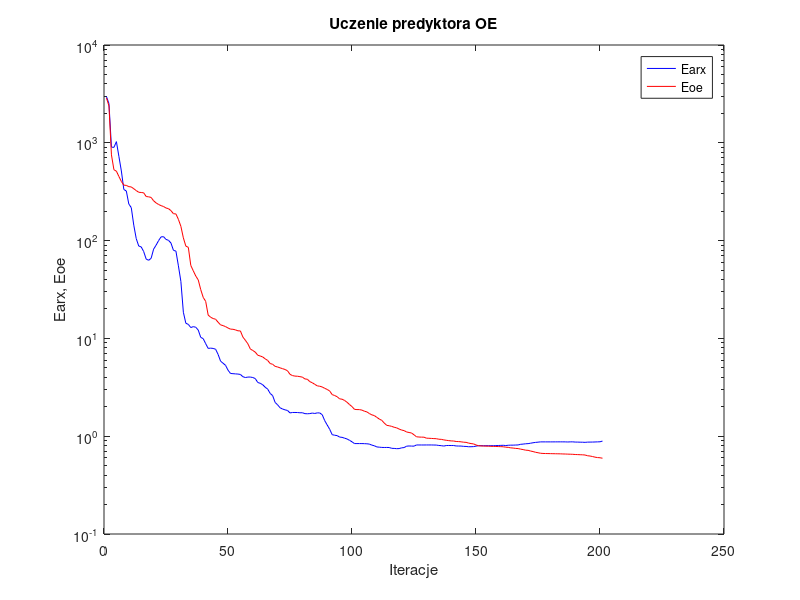
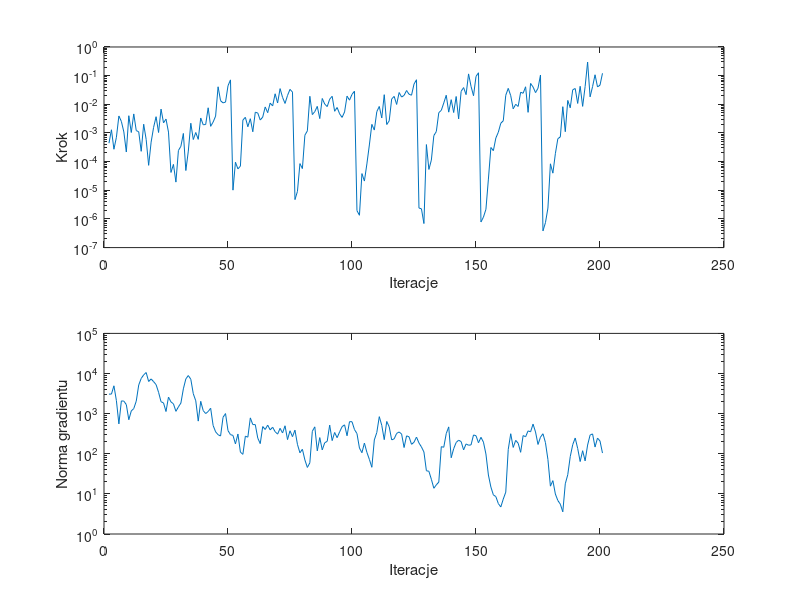

MATLAB code to generate these figures, in order:
%uczenie predyktora oe
clear all;
n=0; farx(n+1)=2.969263e+003; foe(n+1)=2.872298e+003; wspucz(n+1)=0.000000e+000; ng(n+1)=0.000000e+000;
%odnowa zmiennej metryki
n=1; farx(n+1)=2.514804e+003; foe(n+1)=2.378611e+003; krok(n+1)=4.395065e-004; ng(n+1)=3.067353e+003;
n=2; farx(n+1)=9.032771e+002; foe(n+1)=7.528808e+002; krok(n+1)=1.291963e-003; ng(n+1)=3.069558e+003;
n=3; farx(n+1)=8.975921e+002; foe(n+1)=5.303477e+002; krok(n+1)=2.702675e-004; ng(n+1)=4.940670e+003;
n=4; farx(n+1)=1.027895e+003; foe(n+1)=5.127823e+002; krok(n+1)=7.059341e-004; ng(n+1)=2.110103e+003;
n=5; farx(n+1)=7.270695e+002; foe(n+1)=4.527947e+002; krok(n+1)=3.917519e-003; ng(n+1)=5.551852e+002;
n=6; farx(n+1)=5.148306e+002; foe(n+1)=4.025168e+002; krok(n+1)=2.530264e-003; ng(n+1)=2.075399e+003;
n=7; farx(n+1)=3.330309e+002; foe(n+1)=3.691729e+002; krok(n+1)=1.088038e-003; ng(n+1)=2.051767e+003;
n=8; farx(n+1)=3.215402e+002; foe(n+1)=3.668039e+002; krok(n+1)=2.162775e-004; ng(n+1)=1.678553e+003;
n=9; farx(n+1)=2.368620e+002; foe(n+1)=3.562273e+002; krok(n+1)=3.995494e-003; ng(n+1)=7.051484e+002;
n=10; farx(n+1)=2.172355e+002; foe(n+1)=3.537886e+002; krok(n+1)=1.037622e-003; ng(n+1)=1.168232e+003;
n=11; farx(n+1)=1.439500e+002; foe(n+1)=3.391133e+002; krok(n+1)=4.615931e-003; ng(n+1)=1.337033e+003;
n=12; farx(n+1)=1.047719e+002; foe(n+1)=3.247024e+002; krok(n+1)=1.212998e-003; ng(n+1)=2.044634e+003;
n=13; farx(n+1)=8.801411e+001; foe(n+1)=3.120691e+002; krok(n+1)=1.100811e-003; ng(n+1)=5.170963e+003;
n=14; farx(n+1)=8.623422e+001; foe(n+1)=3.103965e+002; krok(n+1)=2.288097e-004; ng(n+1)=7.538184e+003;
n=15; farx(n+1)=7.722794e+001; foe(n+1)=3.081802e+002; krok(n+1)=2.018307e-003; ng(n+1)=9.241425e+003;
n=16; farx(n+1)=6.477615e+001; foe(n+1)=2.823571e+002; krok(n+1)=5.945797e-004; ng(n+1)=1.058132e+004;
n=17; farx(n+1)=6.291480e+001; foe(n+1)=2.802763e+002; krok(n+1)=7.418244e-005; ng(n+1)=6.324090e+003;
n=18; farx(n+1)=6.588370e+001; foe(n+1)=2.763766e+002; krok(n+1)=4.788092e-004; ng(n+1)=7.332053e+003;
n=19; farx(n+1)=8.174955e+001; foe(n+1)=2.551809e+002; krok(n+1)=1.567808e-003; ng(n+1)=6.267650e+003;
n=20; farx(n+1)=8.977634e+001; foe(n+1)=2.430360e+002; krok(n+1)=3.692938e-003; ng(n+1)=5.288374e+003;
n=21; farx(n+1)=9.989714e+001; foe(n+1)=2.340740e+002; krok(n+1)=1.037622e-003; ng(n+1)=3.405563e+003;
n=22; farx(n+1)=1.090898e+002; foe(n+1)=2.277783e+002; krok(n+1)=6.800237e-003; ng(n+1)=1.979113e+003;
n=23; farx(n+1)=1.097299e+002; foe(n+1)=2.232330e+002; krok(n+1)=2.254077e-003; ng(n+1)=1.851216e+003;
n=24; farx(n+1)=1.028373e+002; foe(n+1)=2.154696e+002; krok(n+1)=3.049962e-003; ng(n+1)=1.129834e+003;
n=25; farx(n+1)=1.006928e+002; foe(n+1)=2.121469e+002; krok(n+1)=1.072587e-003; ng(n+1)=2.580885e+003;
%odnowa zmiennej metryki
n=26; farx(n+1)=9.443502e+001; foe(n+1)=2.025205e+002; krok(n+1)=4.184295e-005; ng(n+1)=1.961035e+003;
n=27; farx(n+1)=7.957004e+001; foe(n+1)=1.883481e+002; krok(n+1)=7.999634e-005; ng(n+1)=1.754967e+003;
n=28; farx(n+1)=7.806510e+001; foe(n+1)=1.873302e+002; krok(n+1)=1.928098e-005; ng(n+1)=1.141207e+003;
n=29; farx(n+1)=5.523272e+001; foe(n+1)=1.648622e+002; krok(n+1)=2.439194e-004; ng(n+1)=1.475422e+003;
n=30; farx(n+1)=3.820636e+001; foe(n+1)=1.399700e+002; krok(n+1)=3.423805e-004; ng(n+1)=1.829546e+003;
n=31; farx(n+1)=1.850889e+001; foe(n+1)=1.066508e+002; krok(n+1)=9.615395e-004; ng(n+1)=4.149909e+003;
n=32; farx(n+1)=1.428707e+001; foe(n+1)=8.782361e+001; krok(n+1)=4.886973e-005; ng(n+1)=7.341564e+003;
n=33; farx(n+1)=1.391426e+001; foe(n+1)=8.536537e+001; krok(n+1)=2.338071e-004; ng(n+1)=8.898598e+003;
n=34; farx(n+1)=1.290395e+001; foe(n+1)=5.571086e+001; krok(n+1)=2.186130e-003; ng(n+1)=7.203389e+003;
n=35; farx(n+1)=1.319824e+001; foe(n+1)=4.910586e+001; krok(n+1)=5.897838e-004; ng(n+1)=3.136606e+003;
n=36; farx(n+1)=1.299723e+001; foe(n+1)=4.344178e+001; krok(n+1)=1.038427e-003; ng(n+1)=2.089842e+003;
n=37; farx(n+1)=1.216901e+001; foe(n+1)=3.963042e+001; krok(n+1)=5.978034e-004; ng(n+1)=6.510207e+002;
n=38; farx(n+1)=1.025659e+001; foe(n+1)=3.155692e+001; krok(n+1)=3.334617e-003; ng(n+1)=2.027497e+003;
n=39; farx(n+1)=9.936954e+000; foe(n+1)=2.628146e+001; krok(n+1)=1.934289e-003; ng(n+1)=1.190829e+003;
n=40; farx(n+1)=8.830609e+000; foe(n+1)=2.391778e+001; krok(n+1)=1.970836e-003; ng(n+1)=1.005291e+003;
n=41; farx(n+1)=7.902826e+000; foe(n+1)=1.733255e+001; krok(n+1)=7.558357e-003; ng(n+1)=1.128120e+003;
n=42; farx(n+1)=7.953374e+000; foe(n+1)=1.645655e+001; krok(n+1)=1.704444e-003; ng(n+1)=1.364106e+003;
n=43; farx(n+1)=7.897623e+000; foe(n+1)=1.596774e+001; krok(n+1)=2.397584e-003; ng(n+1)=5.074817e+002;
n=44; farx(n+1)=7.749345e+000; foe(n+1)=1.570493e+001; krok(n+1)=3.868579e-003; ng(n+1)=3.524482e+002;
n=45; farx(n+1)=6.863193e+000; foe(n+1)=1.463082e+001; krok(n+1)=4.086147e-002; ng(n+1)=2.988230e+002;
n=46; farx(n+1)=5.857405e+000; foe(n+1)=1.375429e+001; krok(n+1)=1.333847e-002; ng(n+1)=2.767358e+002;
n=47; farx(n+1)=5.573213e+000; foe(n+1)=1.351342e+001; krok(n+1)=1.121665e-002; ng(n+1)=8.116367e+002;
n=48; farx(n+1)=5.309093e+000; foe(n+1)=1.320817e+001; krok(n+1)=1.193441e-002; ng(n+1)=1.003346e+003;
n=49; farx(n+1)=4.736520e+000; foe(n+1)=1.277716e+001; krok(n+1)=4.438543e-002; ng(n+1)=3.774260e+002;
n=50; farx(n+1)=4.381270e+000; foe(n+1)=1.244091e+001; krok(n+1)=7.113068e-002; ng(n+1)=2.992151e+002;
%odnowa zmiennej metryki
n=51; farx(n+1)=4.358418e+000; foe(n+1)=1.239861e+001; krok(n+1)=1.010485e-005; ng(n+1)=2.868871e+002;
n=52; farx(n+1)=4.337872e+000; foe(n+1)=1.222337e+001; krok(n+1)=9.532169e-005; ng(n+1)=1.762693e+002;
n=53; farx(n+1)=4.319222e+000; foe(n+1)=1.195730e+001; krok(n+1)=5.582033e-005; ng(n+1)=3.103547e+002;
n=54; farx(n+1)=4.280772e+000; foe(n+1)=1.192084e+001; krok(n+1)=6.937565e-005; ng(n+1)=1.097944e+002;
n=55; farx(n+1)=4.058003e+000; foe(n+1)=1.032536e+001; krok(n+1)=2.818159e-003; ng(n+1)=9.667136e+001;
n=56; farx(n+1)=3.980746e+000; foe(n+1)=9.568481e+000; krok(n+1)=3.514634e-003; ng(n+1)=2.747230e+002;
n=57; farx(n+1)=4.023205e+000; foe(n+1)=8.817279e+000; krok(n+1)=1.645803e-003; ng(n+1)=2.590290e+002;
n=58; farx(n+1)=4.025912e+000; foe(n+1)=7.802118e+000; krok(n+1)=3.141811e-003; ng(n+1)=7.836779e+002;
n=59; farx(n+1)=3.981006e+000; foe(n+1)=7.520503e+000; krok(n+1)=1.100811e-003; ng(n+1)=5.336084e+002;
n=60; farx(n+1)=3.884813e+000; foe(n+1)=7.237978e+000; krok(n+1)=5.296999e-003; ng(n+1)=5.329929e+002;
n=61; farx(n+1)=3.541954e+000; foe(n+1)=6.730003e+000; krok(n+1)=4.969883e-003; ng(n+1)=2.456491e+002;
n=62; farx(n+1)=3.474561e+000; foe(n+1)=6.609233e+000; krok(n+1)=2.827499e-003; ng(n+1)=1.790959e+002;
n=63; farx(n+1)=3.359366e+000; foe(n+1)=6.459480e+000; krok(n+1)=3.584297e-003; ng(n+1)=4.762995e+002;
n=64; farx(n+1)=3.165045e+000; foe(n+1)=6.181930e+000; krok(n+1)=8.085176e-003; ng(n+1)=4.027064e+002;
n=65; farx(n+1)=3.030668e+000; foe(n+1)=5.951672e+000; krok(n+1)=5.095665e-003; ng(n+1)=5.171752e+002;
n=66; farx(n+1)=2.737937e+000; foe(n+1)=5.534788e+000; krok(n+1)=1.097075e-002; ng(n+1)=3.938237e+002;
n=67; farx(n+1)=2.600630e+000; foe(n+1)=5.437701e+000; krok(n+1)=8.799720e-003; ng(n+1)=4.585956e+002;
n=68; farx(n+1)=2.214429e+000; foe(n+1)=5.178025e+000; krok(n+1)=2.327615e-002; ng(n+1)=3.546181e+002;
n=69; farx(n+1)=2.093297e+000; foe(n+1)=5.102872e+000; krok(n+1)=1.111520e-002; ng(n+1)=3.085748e+002;
n=70; farx(n+1)=1.953331e+000; foe(n+1)=4.998215e+000; krok(n+1)=3.526755e-002; ng(n+1)=4.305084e+002;
n=71; farx(n+1)=1.896564e+000; foe(n+1)=4.903124e+000; krok(n+1)=1.740861e-002; ng(n+1)=3.296600e+002;
n=72; farx(n+1)=1.859940e+000; foe(n+1)=4.811370e+000; krok(n+1)=1.071180e-002; ng(n+1)=4.982102e+002;
n=73; farx(n+1)=1.833224e+000; foe(n+1)=4.664699e+000; krok(n+1)=2.038266e-002; ng(n+1)=2.253588e+002;
n=74; farx(n+1)=1.729828e+000; foe(n+1)=4.291052e+000; krok(n+1)=3.323730e-002; ng(n+1)=3.741843e+002;
n=75; farx(n+1)=1.748003e+000; foe(n+1)=4.168019e+000; krok(n+1)=2.667694e-002; ng(n+1)=2.665159e+002;
%odnowa zmiennej metryki
n=76; farx(n+1)=1.748148e+000; foe(n+1)=4.115693e+000; krok(n+1)=4.725500e-006; ng(n+1)=3.877867e+002;
n=77; farx(n+1)=1.746357e+000; foe(n+1)=4.103879e+000; krok(n+1)=9.137433e-006; ng(n+1)=1.717157e+002;
n=78; farx(n+1)=1.736091e+000; foe(n+1)=4.063561e+000; krok(n+1)=8.528034e-005; ng(n+1)=1.056961e+002;
n=79; farx(n+1)=1.738112e+000; foe(n+1)=4.017758e+000; krok(n+1)=5.720244e-005; ng(n+1)=1.292703e+002;
n=80; farx(n+1)=1.701017e+000; foe(n+1)=3.851148e+000; krok(n+1)=8.351411e-004; ng(n+1)=7.025479e+001;
n=81; farx(n+1)=1.695817e+000; foe(n+1)=3.822206e+000; krok(n+1)=1.184603e-003; ng(n+1)=4.558721e+001;
n=82; farx(n+1)=1.702690e+000; foe(n+1)=3.612358e+000; krok(n+1)=1.906683e-002; ng(n+1)=5.952260e+001;
n=83; farx(n+1)=1.724157e+000; foe(n+1)=3.518198e+000; krok(n+1)=4.372259e-003; ng(n+1)=3.640233e+002;
n=84; farx(n+1)=1.707799e+000; foe(n+1)=3.390966e+000; krok(n+1)=5.557598e-003; ng(n+1)=4.681147e+002;
n=85; farx(n+1)=1.731792e+000; foe(n+1)=3.270588e+000; krok(n+1)=8.468065e-003; ng(n+1)=1.180706e+002;
n=86; farx(n+1)=1.729303e+000; foe(n+1)=3.242081e+000; krok(n+1)=3.174920e-003; ng(n+1)=2.529138e+002;
n=87; farx(n+1)=1.657052e+000; foe(n+1)=3.187406e+000; krok(n+1)=1.596002e-002; ng(n+1)=1.248199e+002;
n=88; farx(n+1)=1.441617e+000; foe(n+1)=3.086617e+000; krok(n+1)=1.019133e-002; ng(n+1)=1.878740e+002;
n=89; farx(n+1)=1.302632e+000; foe(n+1)=3.007181e+000; krok(n+1)=8.324349e-003; ng(n+1)=2.041434e+002;
n=90; farx(n+1)=1.177118e+000; foe(n+1)=2.897774e+000; krok(n+1)=1.511671e-002; ng(n+1)=5.179354e+002;
n=91; farx(n+1)=1.037383e+000; foe(n+1)=2.664341e+000; krok(n+1)=1.901096e-002; ng(n+1)=2.128119e+002;
n=92; farx(n+1)=1.022972e+000; foe(n+1)=2.606311e+000; krok(n+1)=5.711090e-003; ng(n+1)=3.391312e+002;
n=93; farx(n+1)=1.014307e+000; foe(n+1)=2.534126e+000; krok(n+1)=7.737158e-003; ng(n+1)=2.516562e+002;
n=94; farx(n+1)=9.798889e-001; foe(n+1)=2.411182e+000; krok(n+1)=4.664313e-003; ng(n+1)=3.500670e+002;
n=95; farx(n+1)=9.732926e-001; foe(n+1)=2.388990e+000; krok(n+1)=3.485603e-003; ng(n+1)=4.736841e+002;
n=96; farx(n+1)=9.545261e-001; foe(n+1)=2.320849e+000; krok(n+1)=5.400718e-003; ng(n+1)=5.257090e+002;
n=97; farx(n+1)=9.369817e-001; foe(n+1)=2.222635e+000; krok(n+1)=1.932256e-002; ng(n+1)=2.807805e+002;
n=98; farx(n+1)=9.076721e-001; foe(n+1)=2.106609e+000; krok(n+1)=1.394089e-002; ng(n+1)=6.305736e+002;
n=99; farx(n+1)=8.762298e-001; foe(n+1)=2.007895e+000; krok(n+1)=2.219272e-002; ng(n+1)=6.285295e+002;
n=100; farx(n+1)=8.406479e-001; foe(n+1)=1.881687e+000; krok(n+1)=2.868906e-002; ng(n+1)=4.006717e+002;
%odnowa zmiennej metryki
n=101; farx(n+1)=8.406064e-001; foe(n+1)=1.871598e+000; krok(n+1)=1.948696e-006; ng(n+1)=3.188111e+002;
n=102; farx(n+1)=8.406206e-001; foe(n+1)=1.870434e+000; krok(n+1)=1.341315e-006; ng(n+1)=1.389718e+002;
n=103; farx(n+1)=8.405356e-001; foe(n+1)=1.848241e+000; krok(n+1)=3.823314e-005; ng(n+1)=1.061038e+002;
n=104; farx(n+1)=8.389221e-001; foe(n+1)=1.801837e+000; krok(n+1)=2.097007e-005; ng(n+1)=1.847136e+002;
n=105; farx(n+1)=8.363972e-001; foe(n+1)=1.771805e+000; krok(n+1)=8.309647e-005; ng(n+1)=1.085350e+002;
n=106; farx(n+1)=8.305656e-001; foe(n+1)=1.705371e+000; krok(n+1)=3.812452e-004; ng(n+1)=7.242625e+001;
n=107; farx(n+1)=8.106277e-001; foe(n+1)=1.653011e+000; krok(n+1)=1.995464e-003; ng(n+1)=4.601521e+001;
n=108; farx(n+1)=7.987174e-001; foe(n+1)=1.624986e+000; krok(n+1)=1.260746e-003; ng(n+1)=2.212393e+002;
n=109; farx(n+1)=7.769193e-001; foe(n+1)=1.558800e+000; krok(n+1)=5.548179e-003; ng(n+1)=3.390165e+002;
n=110; farx(n+1)=7.725311e-001; foe(n+1)=1.498274e+000; krok(n+1)=8.403478e-003; ng(n+1)=8.408467e+002;
n=111; farx(n+1)=7.679836e-001; foe(n+1)=1.451967e+000; krok(n+1)=3.334367e-003; ng(n+1)=5.115781e+002;
n=112; farx(n+1)=7.668394e-001; foe(n+1)=1.363949e+000; krok(n+1)=2.165649e-002; ng(n+1)=2.246169e+002;
n=113; farx(n+1)=7.674060e-001; foe(n+1)=1.291182e+000; krok(n+1)=1.970836e-003; ng(n+1)=6.383333e+002;
n=114; farx(n+1)=7.663530e-001; foe(n+1)=1.279406e+000; krok(n+1)=2.647552e-003; ng(n+1)=4.707178e+002;
n=115; farx(n+1)=7.518561e-001; foe(n+1)=1.260694e+000; krok(n+1)=1.536047e-002; ng(n+1)=2.217696e+002;
n=116; farx(n+1)=7.500478e-001; foe(n+1)=1.234464e+000; krok(n+1)=1.887840e-002; ng(n+1)=2.354374e+002;
n=117; farx(n+1)=7.456261e-001; foe(n+1)=1.217122e+000; krok(n+1)=9.876893e-003; ng(n+1)=3.215764e+002;
n=118; farx(n+1)=7.471618e-001; foe(n+1)=1.183800e+000; krok(n+1)=2.578794e-002; ng(n+1)=3.488862e+002;
n=119; farx(n+1)=7.604029e-001; foe(n+1)=1.156183e+000; krok(n+1)=1.793370e-002; ng(n+1)=3.101726e+002;
n=120; farx(n+1)=7.648433e-001; foe(n+1)=1.140636e+000; krok(n+1)=2.047906e-002; ng(n+1)=1.429950e+002;
n=121; farx(n+1)=7.903921e-001; foe(n+1)=1.105064e+000; krok(n+1)=3.026697e-002; ng(n+1)=2.792854e+002;
n=122; farx(n+1)=7.947383e-001; foe(n+1)=1.091196e+000; krok(n+1)=2.243330e-002; ng(n+1)=2.647111e+002;
n=123; farx(n+1)=7.925333e-001; foe(n+1)=1.078156e+000; krok(n+1)=2.074719e-002; ng(n+1)=1.720231e+002;
n=124; farx(n+1)=7.912498e-001; foe(n+1)=1.034121e+000; krok(n+1)=5.059367e-002; ng(n+1)=1.933078e+002;
n=125; farx(n+1)=8.135586e-001; foe(n+1)=9.865658e-001; krok(n+1)=7.197563e-002; ng(n+1)=2.605782e+002;
%odnowa zmiennej metryki
n=126; farx(n+1)=8.133508e-001; foe(n+1)=9.806376e-001; krok(n+1)=2.400596e-006; ng(n+1)=1.856431e+002;
n=127; farx(n+1)=8.131877e-001; foe(n+1)=9.781288e-001; krok(n+1)=2.257831e-006; ng(n+1)=1.480681e+002;
n=128; farx(n+1)=8.131430e-001; foe(n+1)=9.776185e-001; krok(n+1)=6.901778e-007; ng(n+1)=1.107771e+002;
n=129; farx(n+1)=8.136718e-001; foe(n+1)=9.548460e-001; krok(n+1)=3.933588e-004; ng(n+1)=3.767906e+001;
n=130; farx(n+1)=8.137135e-001; foe(n+1)=9.524951e-001; krok(n+1)=5.337612e-005; ng(n+1)=3.660936e+001;
n=131; farx(n+1)=8.136370e-001; foe(n+1)=9.490676e-001; krok(n+1)=1.133097e-004; ng(n+1)=2.313178e+001;
n=132; farx(n+1)=8.124211e-001; foe(n+1)=9.454239e-001; krok(n+1)=8.100612e-004; ng(n+1)=1.380010e+001;
n=133; farx(n+1)=8.115435e-001; foe(n+1)=9.430573e-001; krok(n+1)=1.120856e-003; ng(n+1)=1.677977e+001;
n=134; farx(n+1)=8.041912e-001; foe(n+1)=9.311907e-001; krok(n+1)=5.128285e-003; ng(n+1)=1.971459e+001;
n=135; farx(n+1)=8.003642e-001; foe(n+1)=9.285916e-001; krok(n+1)=6.130766e-003; ng(n+1)=1.502470e+002;
n=136; farx(n+1)=7.928738e-001; foe(n+1)=9.171201e-001; krok(n+1)=1.111520e-002; ng(n+1)=1.452630e+002;
n=137; farx(n+1)=8.027532e-001; foe(n+1)=9.084291e-001; krok(n+1)=2.069003e-002; ng(n+1)=3.186405e+002;
n=138; farx(n+1)=8.038165e-001; foe(n+1)=9.013923e-001; krok(n+1)=5.320104e-003; ng(n+1)=4.670746e+002;
n=139; farx(n+1)=8.030082e-001; foe(n+1)=8.952677e-001; krok(n+1)=1.450364e-002; ng(n+1)=7.955778e+001;
n=140; farx(n+1)=8.029272e-001; foe(n+1)=8.929128e-001; krok(n+1)=5.162776e-003; ng(n+1)=1.338800e+002;
n=141; farx(n+1)=7.948089e-001; foe(n+1)=8.828990e-001; krok(n+1)=1.871779e-002; ng(n+1)=1.910537e+002;
n=142; farx(n+1)=7.933150e-001; foe(n+1)=8.810082e-001; krok(n+1)=3.096185e-003; ng(n+1)=2.179046e+002;
n=143; farx(n+1)=7.930396e-001; foe(n+1)=8.761679e-001; krok(n+1)=2.835564e-002; ng(n+1)=2.011639e+002;
n=144; farx(n+1)=7.874620e-001; foe(n+1)=8.681589e-001; krok(n+1)=3.833684e-002; ng(n+1)=1.248871e+002;
n=145; farx(n+1)=7.858868e-001; foe(n+1)=8.652027e-001; krok(n+1)=2.173419e-002; ng(n+1)=1.755156e+002;
n=146; farx(n+1)=7.801078e-001; foe(n+1)=8.504205e-001; krok(n+1)=1.150668e-001; ng(n+1)=1.631396e+002;
n=147; farx(n+1)=7.806292e-001; foe(n+1)=8.408730e-001; krok(n+1)=4.226038e-002; ng(n+1)=1.664101e+002;
n=148; farx(n+1)=7.827328e-001; foe(n+1)=8.341013e-001; krok(n+1)=1.989989e-002; ng(n+1)=2.942665e+002;
n=149; farx(n+1)=7.915592e-001; foe(n+1)=8.138230e-001; krok(n+1)=9.363811e-002; ng(n+1)=2.811354e+002;
n=150; farx(n+1)=7.993779e-001; foe(n+1)=7.986215e-001; krok(n+1)=1.259999e-001; ng(n+1)=1.878024e+002;
%odnowa zmiennej metryki
n=151; farx(n+1)=7.994031e-001; foe(n+1)=7.956150e-001; krok(n+1)=7.830070e-007; ng(n+1)=2.571154e+002;
n=152; farx(n+1)=7.994826e-001; foe(n+1)=7.931634e-001; krok(n+1)=1.159101e-006; ng(n+1)=1.948915e+002;
n=153; farx(n+1)=7.995885e-001; foe(n+1)=7.916283e-001; krok(n+1)=2.167989e-006; ng(n+1)=9.871553e+001;
n=154; farx(n+1)=7.995815e-001; foe(n+1)=7.907419e-001; krok(n+1)=2.458493e-005; ng(n+1)=2.949752e+001;
n=155; farx(n+1)=7.999495e-001; foe(n+1)=7.880837e-001; krok(n+1)=3.109358e-004; ng(n+1)=1.481677e+001;
n=156; farx(n+1)=8.003053e-001; foe(n+1)=7.870673e-001; krok(n+1)=2.410356e-004; ng(n+1)=9.444648e+000;
n=157; farx(n+1)=8.019483e-001; foe(n+1)=7.852044e-001; krok(n+1)=6.650130e-004; ng(n+1)=8.565547e+000;
n=158; farx(n+1)=8.034280e-001; foe(n+1)=7.838124e-001; krok(n+1)=1.059163e-003; ng(n+1)=5.731797e+000;
n=159; farx(n+1)=8.056697e-001; foe(n+1)=7.819225e-001; krok(n+1)=2.186130e-003; ng(n+1)=4.722831e+000;
n=160; farx(n+1)=8.074065e-001; foe(n+1)=7.796899e-001; krok(n+1)=2.660052e-003; ng(n+1)=7.434015e+000;
n=161; farx(n+1)=8.025921e-001; foe(n+1)=7.722985e-001; krok(n+1)=2.067140e-002; ng(n+1)=1.105278e+001;
n=162; farx(n+1)=8.081801e-001; foe(n+1)=7.687163e-001; krok(n+1)=3.598781e-002; ng(n+1)=1.283244e+002;
n=163; farx(n+1)=8.101109e-001; foe(n+1)=7.602223e-001; krok(n+1)=2.000182e-002; ng(n+1)=3.155978e+002;
n=164; farx(n+1)=8.101698e-001; foe(n+1)=7.564086e-001; krok(n+1)=6.947618e-003; ng(n+1)=1.437734e+002;
n=165; farx(n+1)=8.125039e-001; foe(n+1)=7.501900e-001; krok(n+1)=1.000726e-002; ng(n+1)=2.156040e+002;
n=166; farx(n+1)=8.140050e-001; foe(n+1)=7.474590e-001; krok(n+1)=8.424126e-003; ng(n+1)=1.832412e+002;
n=167; farx(n+1)=8.263457e-001; foe(n+1)=7.372007e-001; krok(n+1)=2.643052e-002; ng(n+1)=1.086911e+002;
n=168; farx(n+1)=8.304231e-001; foe(n+1)=7.300663e-001; krok(n+1)=2.426108e-002; ng(n+1)=2.842654e+002;
n=169; farx(n+1)=8.367566e-001; foe(n+1)=7.197935e-001; krok(n+1)=4.086147e-002; ng(n+1)=2.652499e+002;
n=170; farx(n+1)=8.396214e-001; foe(n+1)=7.169208e-001; krok(n+1)=5.242823e-003; ng(n+1)=3.721426e+002;
n=171; farx(n+1)=8.477922e-001; foe(n+1)=7.051796e-001; krok(n+1)=5.344961e-002; ng(n+1)=3.518111e+002;
n=172; farx(n+1)=8.571195e-001; foe(n+1)=6.967450e-001; krok(n+1)=4.034388e-002; ng(n+1)=5.482796e+002;
n=173; farx(n+1)=8.642810e-001; foe(n+1)=6.849737e-001; krok(n+1)=2.559636e-002; ng(n+1)=3.493424e+002;
n=174; farx(n+1)=8.691186e-001; foe(n+1)=6.777539e-001; krok(n+1)=3.627640e-002; ng(n+1)=1.704659e+002;
n=175; farx(n+1)=8.749212e-001; foe(n+1)=6.693927e-001; krok(n+1)=1.053314e-001; ng(n+1)=2.591588e+002;
%odnowa zmiennej metryki
n=176; farx(n+1)=8.748985e-001; foe(n+1)=6.664439e-001; krok(n+1)=3.822754e-007; ng(n+1)=3.154223e+002;
n=177; farx(n+1)=8.748771e-001; foe(n+1)=6.650477e-001; krok(n+1)=7.401445e-007; ng(n+1)=1.899820e+002;
n=178; farx(n+1)=8.748280e-001; foe(n+1)=6.643976e-001; krok(n+1)=2.396723e-006; ng(n+1)=7.189710e+001;
n=179; farx(n+1)=8.748427e-001; foe(n+1)=6.634175e-001; krok(n+1)=8.388029e-005; ng(n+1)=1.557212e+001;
n=180; farx(n+1)=8.748806e-001; foe(n+1)=6.625249e-001; krok(n+1)=3.955346e-005; ng(n+1)=2.140323e+001;
n=181; farx(n+1)=8.751292e-001; foe(n+1)=6.617378e-001; krok(n+1)=1.889980e-004; ng(n+1)=9.928503e+000;
n=182; farx(n+1)=8.753773e-001; foe(n+1)=6.609209e-001; krok(n+1)=6.298318e-004; ng(n+1)=6.833748e+000;
n=183; farx(n+1)=8.755234e-001; foe(n+1)=6.603042e-001; krok(n+1)=7.286945e-004; ng(n+1)=5.539427e+000;
n=184; farx(n+1)=8.753699e-001; foe(n+1)=6.583854e-001; krok(n+1)=8.252113e-003; ng(n+1)=3.572151e+000;
n=185; farx(n+1)=8.749873e-001; foe(n+1)=6.574537e-001; krok(n+1)=1.106947e-003; ng(n+1)=1.785472e+001;
n=186; farx(n+1)=8.726738e-001; foe(n+1)=6.557261e-001; krok(n+1)=1.366429e-002; ng(n+1)=3.009275e+001;
n=187; farx(n+1)=8.752469e-001; foe(n+1)=6.544924e-001; krok(n+1)=7.558357e-003; ng(n+1)=8.484469e+001;
n=188; farx(n+1)=8.756941e-001; foe(n+1)=6.530441e-001; krok(n+1)=3.211609e-002; ng(n+1)=1.687426e+002;
n=189; farx(n+1)=8.710358e-001; foe(n+1)=6.499041e-001; krok(n+1)=3.556534e-002; ng(n+1)=2.469286e+002;
n=190; farx(n+1)=8.704806e-001; foe(n+1)=6.485946e-001; krok(n+1)=1.071180e-002; ng(n+1)=1.355639e+002;
n=191; farx(n+1)=8.686836e-001; foe(n+1)=6.466537e-001; krok(n+1)=4.256083e-002; ng(n+1)=6.399045e+001;
n=192; farx(n+1)=8.679011e-001; foe(n+1)=6.452161e-001; krok(n+1)=8.468065e-003; ng(n+1)=1.191139e+002;
n=193; farx(n+1)=8.651211e-001; foe(n+1)=6.422037e-001; krok(n+1)=4.171622e-002; ng(n+1)=6.654099e+001;
n=194; farx(n+1)=8.699886e-001; foe(n+1)=6.309772e-001; krok(n+1)=2.978305e-001; ng(n+1)=1.648332e+002;
n=195; farx(n+1)=8.704861e-001; foe(n+1)=6.271577e-001; krok(n+1)=1.820180e-002; ng(n+1)=2.923381e+002;
n=196; farx(n+1)=8.712499e-001; foe(n+1)=6.194880e-001; krok(n+1)=4.138946e-002; ng(n+1)=3.125244e+002;
n=197; farx(n+1)=8.730232e-001; foe(n+1)=6.105332e-001; krok(n+1)=1.072012e-001; ng(n+1)=1.470700e+002;
n=198; farx(n+1)=8.752164e-001; foe(n+1)=6.047408e-001; krok(n+1)=4.028924e-002; ng(n+1)=2.463123e+002;
n=199; farx(n+1)=8.768487e-001; foe(n+1)=6.022052e-001; krok(n+1)=4.663036e-002; ng(n+1)=2.077881e+002;
n=200; farx(n+1)=8.915198e-001; foe(n+1)=5.953009e-001; krok(n+1)=1.209148e-001; ng(n+1)=1.041418e+002;

figure; semilogy(farx,'b'); hold on; semilogy(foe,'r'); xlabel('Iteracje'); ylabel('Earx, Eoe'); legend('Earx','Eoe'); title('Uczenie predyktora OE');
figure; subplot(2,1,1); semilogy(krok); xlabel('Iteracje'); ylabel('Krok');
subplot(2,1,2); semilogy(ng); xlabel('Iteracje'); ylabel('Norma gradientu');
Earx=farx(n+1)
Eoe=foe(n+1)
